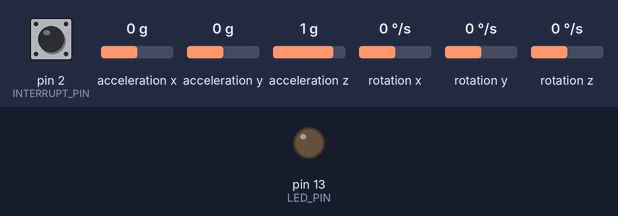
Bench run of a sketch on a simulated Arduino Uno, built with avr-gcc and run on an emulated ATmega328P. Shown: output pins drawn as LEDs (lit = HIGH). Dashed ring = blinking. The test bench sets the inputs (shaded band); at power-on: pin 2 (INTERRUPT_PIN) LOW, acceleration x 0 g, acceleration y 0 g, acceleration z 1 g, rotation x 0 °/s, rotation y 0 °/s, rotation z 0 °/s. The sensor or clock chip raises its interrupt line as the real part does; what the sketch prints to the serial monitor is not drawn.

Above: at 1.6 s.
At 23.2 s:
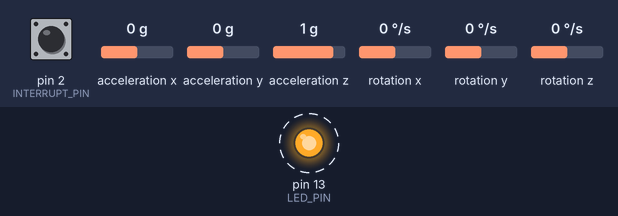
Timing chart, 0 to 23.5 s (numbered marks = the images above):
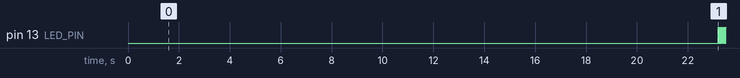

The sketch:

MPU6050_DMP6_com_calibracao_YPR.ino
```cpp
#include "I2Cdev.h"
#include "MPU6050_6Axis_MotionApps20.h"
#include "MPU6050.h"
#include "Wire.h"

MPU6050 mpu;
#define OUTPUT_READABLE_QUATERNION
#define OUTPUT_READABLE_YAWPITCHROLL


#define INTERRUPT_PIN 2  // use pin 2 on Arduino Uno & most boards
#define LED_PIN 13 // (Arduino is 13, Teensy is 11, Teensy++ is 6)
bool blinkState = false;

// MPU control/status vars
bool dmpReady = false;  // set true if DMP init was successful
uint8_t mpuIntStatus;   // holds actual interrupt status byte from MPU
uint8_t devStatus;      // return status after each device operation (0 = success, !0 = error)
uint16_t packetSize;    // expected DMP packet size (default is 42 bytes)
uint16_t fifoCount;     // count of all bytes currently in FIFO
uint8_t fifoBuffer[64]; // FIFO storage buffer
MPU6050 accelgyro(0x68);

// orientation/motion vars
Quaternion q;           // [w, x, y, z]         quaternion container
VectorInt16 aa;         // [x, y, z]            accel sensor measurements
VectorInt16 aaReal;     // [x, y, z]            gravity-free accel sensor measurements
VectorInt16 aaWorld;    // [x, y, z]            world-frame accel sensor measurements
VectorFloat gravity;    // [x, y, z]            gravity vector
float euler[3];         // [psi, theta, phi]    Euler angle container
float ypr[3];           // [yaw, pitch, roll]   yaw/pitch/roll container and gravity vector

// packet structure for InvenSense teapot demo
uint8_t teapotPacket[14] = { '$', 0x02, 0,0, 0,0, 0,0, 0,0, 0x00, 0x00, '\r', '\n' };

int mean_ax,mean_ay,mean_az,mean_gx,mean_gy,mean_gz,state=0;
int ax_offset,ay_offset,az_offset,gx_offset,gy_offset,gz_offset;
int16_t ax, ay, az,gx, gy, gz;

// ================================================================
// ===               INTERRUPT DETECTION ROUTINE                ===
// ================================================================

volatile bool mpuInterrupt = false;     // indicates whether MPU interrupt pin has gone high
void dmpDataReady() {
    mpuInterrupt = true;
}

///////////////////////////////////   CONFIGURAÇÃO   /////////////////////////////
//Change this 3 variables if you want to fine tune the skecth to your needs.
int buffersize=1000;     //Amount of readings used to average, make it higher to get more precision but sketch will be slower  (default:1000)
int acel_deadzone=8;     //Acelerometer error allowed, make it lower to get more precision, but sketch may not converge  (default:8)
int giro_deadzone=1;     //Giro error allowed, make it lower to get more precision, but sketch may not converge  (default:1)

// ================================================================
// ===                      INITIAL SETUP                       ===
// ================================================================

void setup() {
    // join I2C bus (I2Cdev library doesn't do this automatically)
    #if I2CDEV_IMPLEMENTATION == I2CDEV_ARDUINO_WIRE
        Wire.begin();
        Wire.setClock(400000); // 400kHz I2C clock. Comment this line if having compilation difficulties
    #elif I2CDEV_IMPLEMENTATION == I2CDEV_BUILTIN_FASTWIRE
        Fastwire::setup(400, true);
    #endif

    Serial.begin(115200);

    //CONFIGURAR O MPU6050
    mpu.initialize();
    pinMode(INTERRUPT_PIN, INPUT);
    Serial.println(F("A configurar o Sensor MPU6050..."));
    devStatus = mpu.dmpInitialize();

    // Aplicar os deslocamentos de giroscópios, dimensionados para sensibilidade mínima
      while (Serial.available() && Serial.read()); // empty buffer
      while (Serial.available() && Serial.read()); // empty buffer again
      Serial.println(accelgyro.testConnection() ? "MPU6050 connection successful" : "MPU6050 connection failed");
      delay(1000);
      // reset offsets
      accelgyro.setXAccelOffset(0);
      accelgyro.setYAccelOffset(0);
      accelgyro.setZAccelOffset(0);
      accelgyro.setXGyroOffset(0);
      accelgyro.setYGyroOffset(0);
      accelgyro.setZGyroOffset(0);

    if (devStatus == 0) {
        //Ligar o MPU 6050 uma vez que já foi configurado
        Serial.println(F("Enabling DMP..."));
        mpu.setDMPEnabled(true);

        // enable Arduino interrupt detection
        Serial.println(F("Enabling interrupt detection (Arduino external interrupt 0)..."));
        attachInterrupt(digitalPinToInterrupt(INTERRUPT_PIN), dmpDataReady, RISING);
        mpuIntStatus = mpu.getIntStatus();

        // set our DMP Ready flag so the main loop() function knows it's okay to use it
        Serial.println(F("DMP ready! Waiting for first interrupt..."));
        dmpReady = true;
        // get expected DMP packet size for later comparison
        packetSize = mpu.dmpGetFIFOPacketSize();
    } else {
        // ERROR!
        // 1 = initial memory load failed
        // 2 = DMP configuration updates failed
        // (if it's going to break, usually the code will be 1)
        Serial.print(F("DMP Initialization failed (code "));
        Serial.print(devStatus);
        Serial.println(F(")"));
    }

    // configure LED for output
    pinMode(LED_PIN, OUTPUT);
}


// ================================================================
// ===                    MAIN PROGRAM LOOP                     ===
// ================================================================

void loop() {

// ================================================================
// ===                   Calibração                    ===
// ================================================================
    if (state==0){
    Serial.println("\A recolher os de valores do gyro e do acel");
    meansensors();
    state++;
    delay(1000);
  }

  if (state==1) {
    Serial.println("\A calcular os deslocamentos");
    calibration();
    state++;
    delay(1000);
  }

  if (state==2) {
    meansensors();
    Serial.println("\nCalibração concluída!");
    Serial.print("\nSensor readings with offsets:\t");
    Serial.print(mean_ax);
    Serial.print("\t");
    Serial.print(mean_ay);
    Serial.print("\t");
    Serial.print(mean_az);
    Serial.print("\t");
    Serial.print(mean_gx);
    Serial.print("\t");
    Serial.print(mean_gy);
    Serial.print("\t");
    Serial.println(mean_gz);
    Serial.print("Your offsets:\t");
    Serial.print(ax_offset);
    Serial.print("\t");
    Serial.print(ay_offset);
    Serial.print("\t");
    Serial.print(az_offset);
    Serial.print("\t");
    Serial.print(gx_offset);
    Serial.print("\t");
    Serial.print(gy_offset);
    Serial.print("\t");
    Serial.println(gz_offset);
    Serial.println("\nData is printed as: acelX acelY acelZ giroX giroY giroZ");

     //Definir os offset's da bibioteca de acordo com o que foi calculado.
    mpu.setXAccelOffset(ax_offset);
    mpu.setYAccelOffset(ay_offset);
    mpu.setZAccelOffset(az_offset);
    mpu.setXGyroOffset(gx_offset);
    mpu.setYGyroOffset(gy_offset);
    mpu.setZGyroOffset(gz_offset);
    state++;

  }

// ================================================================
// ===                  Programa Principal                   ===
// ================================================================


     // if programming failed, don't try to do anything
    if (!dmpReady) return;

    // wait for MPU interrupt or extra packet(s) available
    while (!mpuInterrupt && fifoCount < packetSize) {    }

    // reset interrupt flag and get INT_STATUS byte
    mpuInterrupt = false;
    mpuIntStatus = mpu.getIntStatus();


    // get current FIFO count
    fifoCount = mpu.getFIFOCount();

    // check for overflow (this should never happen unless our code is too inefficient)
    if ((mpuIntStatus & 0x10) || fifoCount == 1024) {
        // reset so we can continue cleanly
        mpu.resetFIFO();
        Serial.println(F("FIFO overflow!"));

    // otherwise, check for DMP data ready interrupt (this should happen frequently)
    } else if (mpuIntStatus & 0x02) {
        // wait for correct available data length, should be a VERY short wait
        while (fifoCount < packetSize) fifoCount = mpu.getFIFOCount();

        // read a packet from FIFO
        mpu.getFIFOBytes(fifoBuffer, packetSize);

        // track FIFO count here in case there is > 1 packet available
        // (this lets us immediately read more without waiting for an interrupt)
        fifoCount -= packetSize;

            mpu.dmpGetQuaternion(&q, fifoBuffer);
            Serial.print("quat\t");
            Serial.print(q.w);
            Serial.print("\t");
            Serial.print(q.x);
            Serial.print("\t");
            Serial.print(q.y);
            Serial.print("\t");
            Serial.println(q.z);

            mpu.dmpGetQuaternion(&q, fifoBuffer);
            mpu.dmpGetGravity(&gravity, &q);
            mpu.dmpGetYawPitchRoll(ypr, &q, &gravity);
            Serial.print("ypr\t");
            Serial.print(ypr[0] * 180/M_PI);
            Serial.print("\t");
            Serial.print(ypr[1] * 180/M_PI);
            Serial.print("\t");
            Serial.println(ypr[2] * 180/M_PI);


        // blink LED to indicate activity
        blinkState = !blinkState;
        digitalWrite(LED_PIN, blinkState);
    }
}


///////////////////////////////////   FUNCTIONS   ////////////////////////////////////
void meansensors(){
  long i=0,buff_ax=0,buff_ay=0,buff_az=0,buff_gx=0,buff_gy=0,buff_gz=0;

  while (i<(buffersize+101)){
    // read raw accel/gyro measurements from device
    accelgyro.getMotion6(&ax, &ay, &az, &gx, &gy, &gz);

    if (i>100 && i<=(buffersize+100)){ //First 100 measures are discarded
      buff_ax=buff_ax+ax;
      buff_ay=buff_ay+ay;
      buff_az=buff_az+az;
      buff_gx=buff_gx+gx;
      buff_gy=buff_gy+gy;
      buff_gz=buff_gz+gz;
    }
    if (i==(buffersize+100)){
      mean_ax=buff_ax/buffersize;
      mean_ay=buff_ay/buffersize;
      mean_az=buff_az/buffersize;
      mean_gx=buff_gx/buffersize;
      mean_gy=buff_gy/buffersize;
      mean_gz=buff_gz/buffersize;
    }
    i++;
    delay(2); //Needed so we don't get repeated measures
  }
}

void calibration(){
  ax_offset=-mean_ax/8;
  ay_offset=-mean_ay/8;
  az_offset=(16384-mean_az)/8;

  gx_offset=-mean_gx/4;
  gy_offset=-mean_gy/4;
  gz_offset=-mean_gz/4;

  while (1){
    int ready=0;
    accelgyro.setXAccelOffset(ax_offset);
    accelgyro.setYAccelOffset(ay_offset);
    accelgyro.setZAccelOffset(az_offset);

    accelgyro.setXGyroOffset(gx_offset);
    accelgyro.setYGyroOffset(gy_offset);
    accelgyro.setZGyroOffset(gz_offset);

    meansensors();
    Serial.println("...");

    if (abs(mean_ax)<=acel_deadzone) ready++;
    else ax_offset=ax_offset-mean_ax/acel_deadzone;
     Serial.print(ax_offset);
    Serial.print("\t");

    if (abs(mean_ay)<=acel_deadzone) ready++;
    else ay_offset=ay_offset-mean_ay/acel_deadzone;
    Serial.print(ay_offset);
    Serial.print("\t");

    if (abs(16384-mean_az)<=acel_deadzone) ready++;
    else az_offset=az_offset+(16384-mean_az)/acel_deadzone;
    Serial.print(az_offset);
    Serial.print("\t");

    if (abs(mean_gx)<=giro_deadzone) ready++;
    else gx_offset=gx_offset-mean_gx/(giro_deadzone+1);
    Serial.print(gx_offset);
    Serial.print("\t");

    if (abs(mean_gy)<=giro_deadzone) ready++;
    else gy_offset=gy_offset-mean_gy/(giro_deadzone+1);
    Serial.print(ay_offset);
    Serial.print("\t");

    if (abs(mean_gz)<=giro_deadzone) ready++;
    else gz_offset=gz_offset-mean_gz/(giro_deadzone+1);
    Serial.print(az_offset);
    Serial.print("\t");

    if (ready==6) break;
  }
}
```
